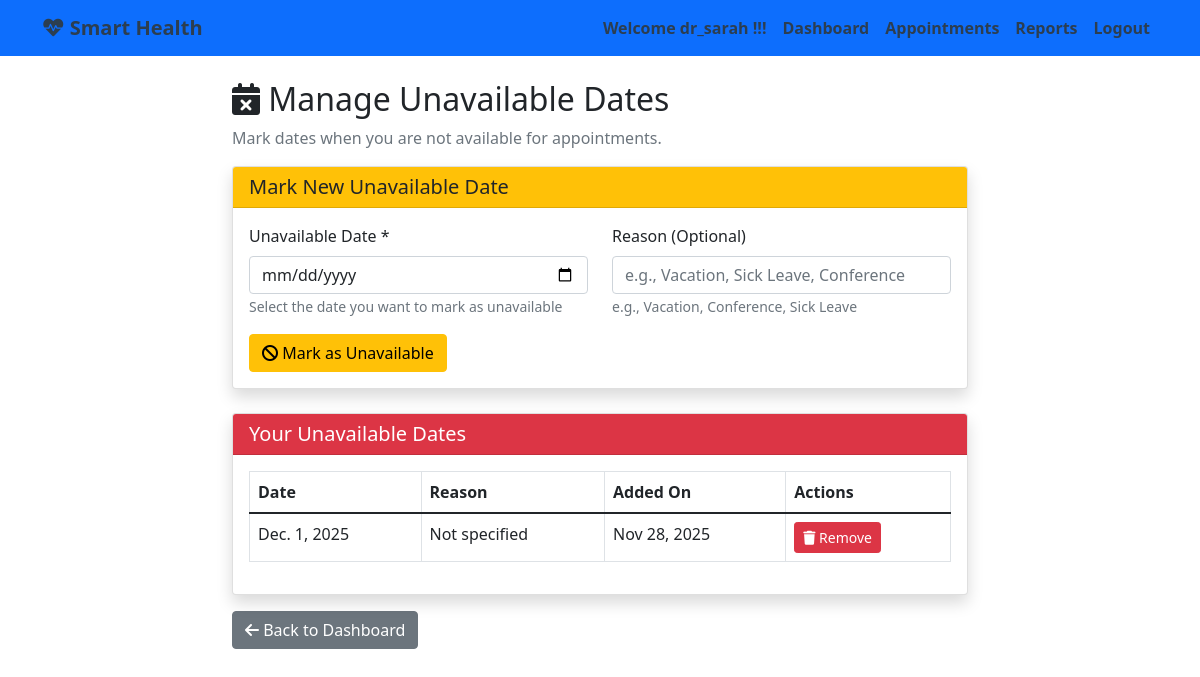
/appointments/manage-unavailability/ (signed in), run on the app's committed database.
### apps/appointments/models.py (models this page shows, shortened)
class DoctorUnavailability(models.Model):
    doctor = models.ForeignKey(User, on_delete=models.CASCADE, limit_choices_to={'profile__user_type': 'doctor'})
    unavailable_date = models.DateField()
    reason = models.CharField(max_length=200, blank=True, help_text="Reason for unavailability (e.g., Vacation, Leave)")
    created_at = models.DateTimeField(auto_now_add=True)
    class Meta:
        app_label = 'appointments'
        unique_together = ['doctor', 'unavailable_date']
        verbose_name_plural = 'Doctor Unavailabilities'

### apps/appointments/views.py (the view)
# urls.py: path('manage-unavailability/', views.manage_unavailability, name='manage_unavailability'),
@login_required
def manage_unavailability(request):
    profile = Profile.objects.get(user=request.user)
    if profile.user_type != 'doctor':
        messages.error(request, 'Only doctors can manage availability.')
        return redirect('dashboard')
    if request.method == 'POST':
        form = DoctorUnavailabilityForm(request.POST)
        if form.is_valid():
            unavailability = form.save(commit=False)
            unavailability.doctor = request.user
            if DoctorUnavailability.objects.filter(
                doctor=request.user,
                unavailable_date=unavailability.unavailable_date
            ).exists():
                messages.error(request, 'This date is already marked as unavailable.')
            else:
                unavailability.save()
                messages.success(request, f'Marked {unavailability.unavailable_date} as unavailable.')
                return redirect('manage_unavailability')
        else:
            messages.error(request, 'Please correct the errors below.')
    else:
        form = DoctorUnavailabilityForm()
    unavailability_list = DoctorUnavailability.objects.filter(doctor=request.user).order_by('-unavailable_date')
    return render(request, 'appointments/manage_unavailability.html', {
        'form': form,
        'unavailability_list': unavailability_list,
    })

### apps/appointments/forms.py (shortened to what this page needs)
class DoctorUnavailabilityForm(forms.ModelForm):
    class Meta:
        model = DoctorUnavailability
        fields = ['unavailable_date', 'reason']
        widgets = {
            'unavailable_date': forms.DateInput(attrs={
                'type': 'date',
                'class': 'form-control',
                'min': '',  # Will be set via JavaScript
            }),
            'reason': forms.TextInput(attrs={
                'class': 'form-control',
                'placeholder': 'e.g., Vacation, Sick Leave, Conference'
            }),
        }
    def __init__(self, *args, **kwargs):
        super().__init__(*args, **kwargs)
        from django.utils import timezone
        min_date = timezone.now().strftime('%Y-%m-%d')
        self.fields['unavailable_date'].widget.attrs['min'] = min_date

### healthcare/admin_context.py (called while the page is built)
def admin_context(request):
    if request.user.is_authenticated and request.user.is_staff:
        pending_count = Profile.objects.filter(user_type='doctor', status='pending').count()
        return {'pending_count': pending_count}
    return {}

### templates/appointments/manage_unavailability.html (shortened to what this page needs)
{% extends 'base.html' %}
{% block content %}
<div class="row justify-content-center">
    <div class="col-md-8">
        <h2>
            <i class="fas fa-calendar-times"></i> Manage Unavailable Dates
        </h2>
        <p class="text-muted">Mark dates when you are not available for appointments.</p>
        <div class="card shadow mb-4">
            <div class="card-header bg-warning">
                <h5 class="m-0">Mark New Unavailable Date</h5>
            </div>
            <div class="card-body">
                <form method="post">
                    <div class="row">
                        <div class="col-md-6 mb-3">
                            <label class="form-label">Unavailable Date *</label>
                            {{ form.unavailable_date }}
                            <small class="text-muted">Select the date you want to mark as unavailable</small>
                        </div>
                        <div class="col-md-6 mb-3">
                            <label class="form-label">Reason (Optional)</label>
                            {{ form.reason }}
                            <small class="text-muted">e.g., Vacation, Conference, Sick Leave</small>
                        </div>
                    </div>
                    <button type="submit" class="btn btn-warning">
                        <i class="fas fa-ban"></i> Mark as Unavailable
                    </button>
                </form>
            </div>
        </div>
        <div class="card shadow">
            <div class="card-header bg-danger text-white">
                <h5 class="m-0">Your Unavailable Dates</h5>
            </div>
            <div class="card-body">
                {% if unavailability_list %}
                    <div class="table-responsive">
                        <table class="table table-bordered">
                            <thead>
                                <tr>
                                    <th>Date</th>
                                    <th>Reason</th>
                                    <th>Added On</th>
                                    <th>Actions</th>
                                </tr>
                            </thead>
                            <tbody>
                                {% for entry in unavailability_list %}
                                <tr>
                                    <td>{{ entry.unavailable_date }}</td>
                                    <td>{{ entry.reason|default:"Not specified" }}</td>
                                    <td>{{ entry.created_at|date:"M d, Y" }}</td>
                                    <td>
                                        <form method="post" action="{% url 'delete_unavailability' entry.id %}" class="d-inline">
                                            <button type="submit" class="btn btn-danger btn-sm"
                                                    onclick="return confirm('Are you sure you want to remove this unavailability?')">
                                                <i class="fas fa-trash"></i> Remove
                                            </button>
                                        </form>
                                    </td>
                                </tr>
                                {% endfor %}
                            </tbody>
                        </table>
                    </div>
                {% else %}
                    <div class="alert alert-info">
                        <i class="fas fa-info-circle"></i>
                        You haven't marked any dates as unavailable. All dates are available for appointments.
                    </div>
                {% endif %}
            </div>
        </div>
        <div class="mt-3">
            <a href="{% url 'dashboard' %}" class="btn btn-secondary">
                <i class="fas fa-arrow-left"></i> Back to Dashboard
            </a>
        </div>
    </div>
</div>
{% endblock %}

### templates/base.html (shortened to what this page needs)
<!DOCTYPE html>
<html lang="en">
<head>
    <link href="https://cdn.jsdelivr.net/npm/bootstrap@5.1.3/dist/css/bootstrap.min.css" rel="stylesheet">
    <link href="https://cdnjs.cloudflare.com/ajax/libs/font-awesome/6.0.0/css/all.min.css" rel="stylesheet">
</head>
<body>
<nav class="navbar navbar-expand-lg navbar-dark bg-primary">
    <div class="container">
        <a class="navbar-brand" href="{% url 'home' %}">
            <i class="fas fa-heartbeat"></i> Smart Health</a>
        <div class="collapse navbar-collapse" id="navbarNav">
            <ul class="navbar-nav ms-auto">
                {% if user.is_authenticated %}
                <li class="nav-item">
                <a class="nav-link" href="#">
                            Welcome {{ user.username }} !!!
                        </a>
                        </li>
                    <li class="nav-item">
                        <a class="nav-link" href="{% url 'dashboard' %}">Dashboard</a>
                    </li>
                    <li class="nav-item">
                        <a class="nav-link" href="{% url 'appointment_list' %}">Appointments</a>
                    </li>
                    <li class="nav-item">
                        <a class="nav-link" href="{% url 'report_list' %}">Reports</a>
                    </li>
                    <li class="nav-item">
                        <form method="post" action="{% url 'logout' %}" class="d-inline">
                            <button type="submit" class="btn btn-link nav-link" style="border: none; background: none; cursor: pointer;">Logout</button>
                        </form>
                    </li>
                {% endif %}
            </ul>
        </div>
    </div>
</nav>
    <div class="container mt-4">
        {% block content %}
        {% endblock %}
    </div>
</body>
</html>

### templates/base.html (style rules this page uses)
.navbar-brand, .nav-item, .nav-link { font-weight: bold; color: #2c3e50 !important; }

### data on the page
DoctorUnavailability: unavailable_date "Dec. 1, 2025", reason "Not specified", created_at "Nov 28, 2025"

### other printed values
{{ user.username }} "dr_sarah"
